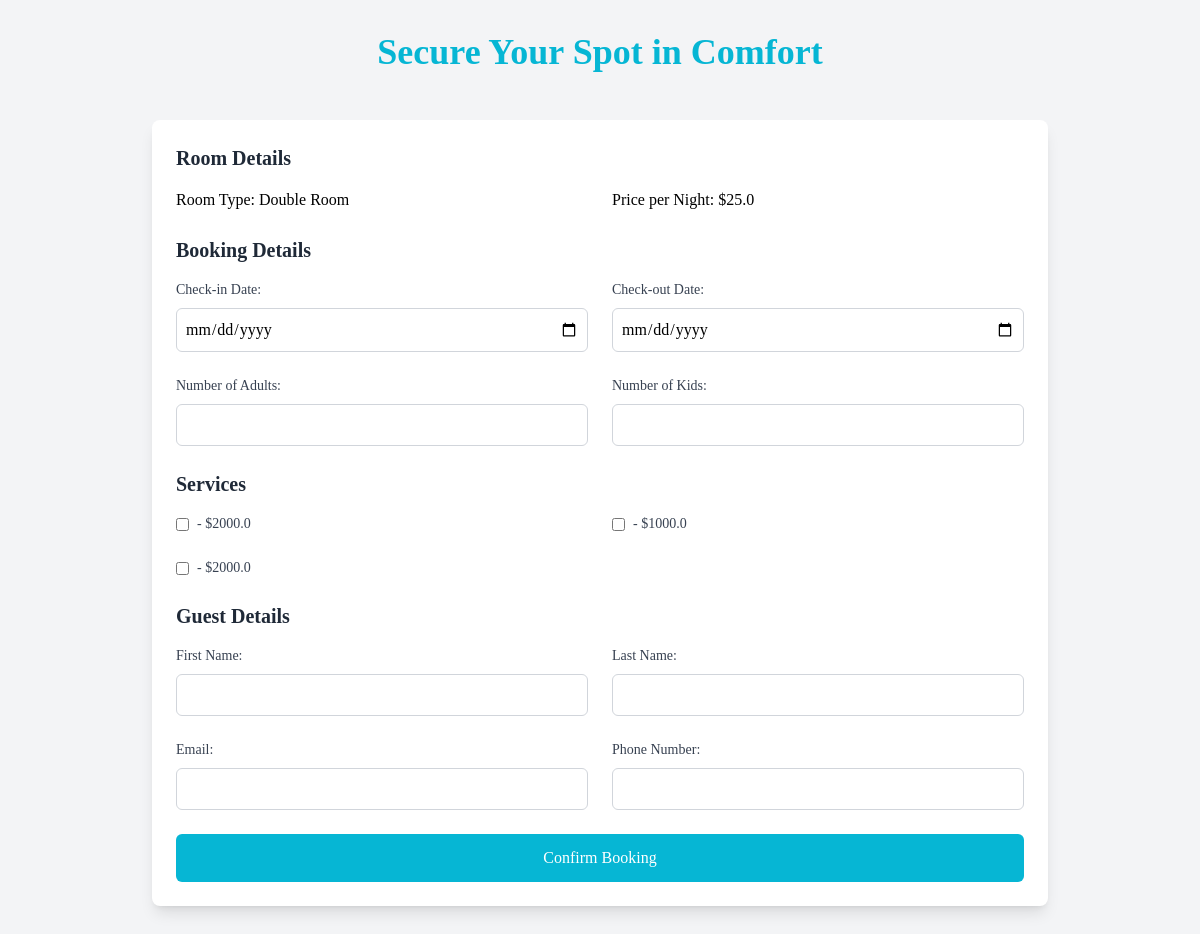
Screenshot of /book/1 with the database file from the repository.
### tables this page shows
CREATE TABLE Rooms (
    roomID INTEGER PRIMARY KEY,
    room_number VARCHAR(50),
    room_type VARCHAR(100),
    description TEXT,
    price_per_night REAL,
    availability BOOLEAN,
    capacity INTEGER
);

CREATE TABLE Services (
    serviceID INTEGER PRIMARY KEY,
    service_name VARCHAR(255),
    description TEXT,
    price REAL
);

### main.py (the view, shortened to what this page needs)
@app.route('/book/<int:room_id>', methods=['GET', 'POST'])
def book_room(room_id):
    connection = get_db_connection()
    room = connection.execute('SELECT * FROM Rooms WHERE roomID = ?', (room_id,)).fetchone()
    services = connection.execute('SELECT * FROM Services').fetchall()
    connection.close()
    return render_template('book.html', room=room, services=services)

### main.py (called while the page is built)
def get_db_connection():
    conn = sqlite3.connect('hotel_management.db')
    conn.row_factory = sqlite3.Row
    return conn

### templates/book.html (shortened to what this page needs)
<!DOCTYPE html>
<html lang="en">
<head>
    <script src="https://cdn.tailwindcss.com"></script>
</head>
<body class="bg-gray-100 font-serif p-8">
    <h1 class="text-4xl font-bold text-center mb-12 text-cyan-500">Secure Your Spot in Comfort</h1>
    <form action="" method="post" class="bg-white p-6 rounded-lg shadow-lg max-w-4xl mx-auto">
        <h3 class="text-xl font-semibold text-gray-800 mb-4">Room Details</h3>
        <div class="grid grid-cols-1 md:grid-cols-2 gap-6 mb-6">
            <div>
                <p><strong class="font-medium">Room Type:</strong> {{ room.room_type }}</p>
            </div>
            <div>
                <p><strong class="font-medium">Price per Night:</strong> ${{ room.price_per_night }}</p>
            </div>
        </div>
        <h3 class="text-xl font-semibold text-gray-800 mb-4">Booking Details</h3>
        <div class="grid grid-cols-1 md:grid-cols-2 gap-6 mb-6">
            <div>
                <label for="check_in" class="block text-sm text-gray-700 mb-2">Check-in Date:</label>
                <input type="date" id="check_in" name="check_in" class="w-full p-2 border border-gray-300 rounded-md" required>
            </div>
            <div>
                <label for="check_out" class="block text-sm text-gray-700 mb-2">Check-out Date:</label>
                <input type="date" id="check_out" name="check_out" class="w-full p-2 border border-gray-300 rounded-md" required>
            </div>
        </div>
        <div class="grid grid-cols-1 md:grid-cols-2 gap-6 mb-6">
            <div>
                <label for="no_adults" class="block text-sm text-gray-700 mb-2">Number of Adults:</label>
                <input type="number" id="no_adults" name="no_adults" value="{{ no_adults }}" class="w-full p-2 border border-gray-300 rounded-md" required>
            </div>
            <div>
                <label for="no_kids" class="block text-sm text-gray-700 mb-2">Number of Kids:</label>
                <input type="number" id="no_kids" name="no_kids" value="{{ no_kids }}" class="w-full p-2 border border-gray-300 rounded-md" required>
            </div>
        </div>
        <h3 class="text-xl font-semibold text-gray-800 mb-4">Services </h3>
        <div class="grid grid-cols-1 md:grid-cols-2 gap-6 mb-6">
            {% for service in services %}
            <div class="flex items-center">
                <input type="checkbox" id="service_{{ service.serviceID }}" name="service_ids" value="{{ service.serviceID }}" class="mr-2">
                <label for="service_{{ service.serviceID }}" class="text-sm text-gray-700"> {{ service.name }} - ${{ service.price }}</label>
            </div>
            {% endfor %}
        </div>
        <h3 class="text-xl font-semibold text-gray-800 mb-4">Guest Details</h3>
        <div class="grid grid-cols-1 md:grid-cols-2 gap-6 mb-6">
            <div>
                <label for="name" class="block text-sm text-gray-700 mb-2">First Name:</label>
                <input type="text" id="name" name="name" class="w-full p-2 border border-gray-300 rounded-md" required>
            </div>
            <div>
                <label for="surname" class="block text-sm text-gray-700 mb-2">Last Name:</label>
                <input type="text" id="surname" name="surname" class="w-full p-2 border border-gray-300 rounded-md" required>
            </div>
        </div>
        <div class="grid grid-cols-1 md:grid-cols-2 gap-6 mb-6">
            <div>
                <label for="email" class="block text-sm text-gray-700 mb-2">Email:</label>
                <input type="email" id="email" name="email" class="w-full p-2 border border-gray-300 rounded-md" required>
            </div>
            <div>
                <label for="phone_number" class="block text-sm text-gray-700 mb-2">Phone Number:</label>
                <input type="text" id="phone_number" name="phone_number" class="w-full p-2 border border-gray-300 rounded-md" required>
            </div>
        </div>
        <button type="submit" class="w-full p-3 bg-cyan-500 text-white rounded-md hover:bg-gray-300 transition duration-300">Confirm Booking</button>
    </form>
</body>
</html>

### rows the page displays
Rooms: room_type "Double Room", price_per_night "25.0"
Services: price "2000.0"
Services: price "1000.0"
Services: price "2000.0"
